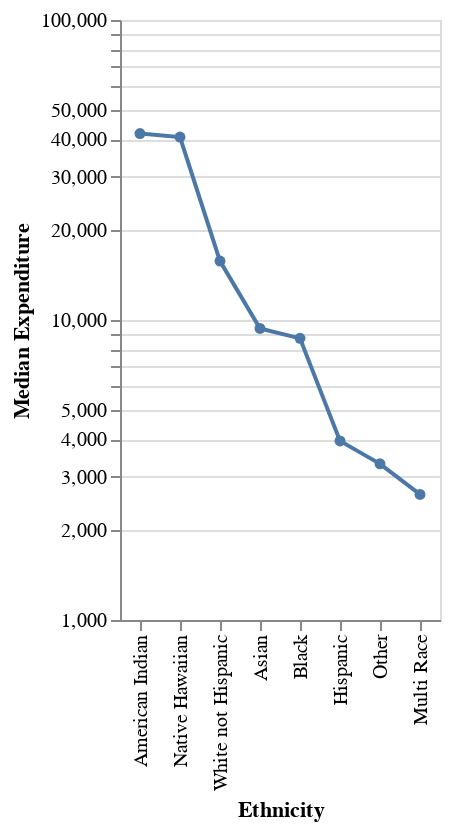

The cell this chart's notebook holds for it:
### Markdown cell above
<!-- BEGIN QUESTION -->

### Question 3: Plot median expenditures

Construct a point-and-line plot of median expenditure (y) against ethnicity (x), with:
* ethnicities sorted by descending median expenditure;
* the median expenditure axis shown on the log scale;
* the y-axis labeled 'Median expenditure'; and 
* no x-axis label (since the ethnicity group names are used to label the axis ticks, the label 'Ethnicity' is redundant). 

Store the result as `fig_1` and display the plot.

*Hints*:
* you'll need to use `tbl_1.reset_index()` to obtain the ethnicity group as a variable;
* recall that `.mark_line(point = True)` will add points to a line plot;
* sorting can be done using `alt.X(..., sort = alt.EncodingSortField(field = ..., order = ...))`

### Code cell
fig_1 = alt.Chart(tbl_1.reset_index()).mark_line(point=True).encode(
    x = alt.X('Ethnicity:N', sort = alt.EncodingSortField(field = 'Expenditures', order = 'descending')),
    y = alt.Y('Expenditures:Q', scale=alt.Scale(type='log'), axis=alt.Axis(title='Median Expenditure'))
)

fig_1

### Figure 1 — Vega-Lite specification as saved in the notebook (floating-point values rounded to 4 significant figures)
{"$schema": "https://vega.github.io/schema/vega-lite/v5.14.1.json", "config": {"view": {"continuousHeight": 300, "continuousWidth": 300}}, "data": {"name": "data-1dabb7761e1be0dc3b26e75470630147"}, "datasets": {"data-1dabb7761e1be0dc3b26e75470630147": [{"Ethnicity": "American Indian", "Expenditures": 41820.0, "n": 4}, {"Ethnicity": "Asian", "Expenditures": 9369, "n": 129}, {"Ethnicity": "Black", "Expenditures": 8687, "n": 59}, {"Ethnicity": "Hispanic", "Expenditures": 3952, "n": 376}, {"Ethnicity": "Multi Race", "Expenditures": 2622, "n": 26}, {"Ethnicity": "Native Hawaiian", "Expenditures": 40727, "n": 3}, {"Ethnicity": "Other", "Expenditures": 3316.0, "n": 2}, {"Ethnicity": "White not Hispanic", "Expenditures": 15718, "n": 401}]}, "encoding": {"x": {"field": "Ethnicity", "sort": {"field": "Expenditures", "order": "descending"}, "type": "nominal"}, "y": {"axis": {"title": "Median Expenditure"}, "field": "Expenditures", "scale": {"type": "log"}, "type": "quantitative"}}, "mark": {"point": true, "type": "line"}}
